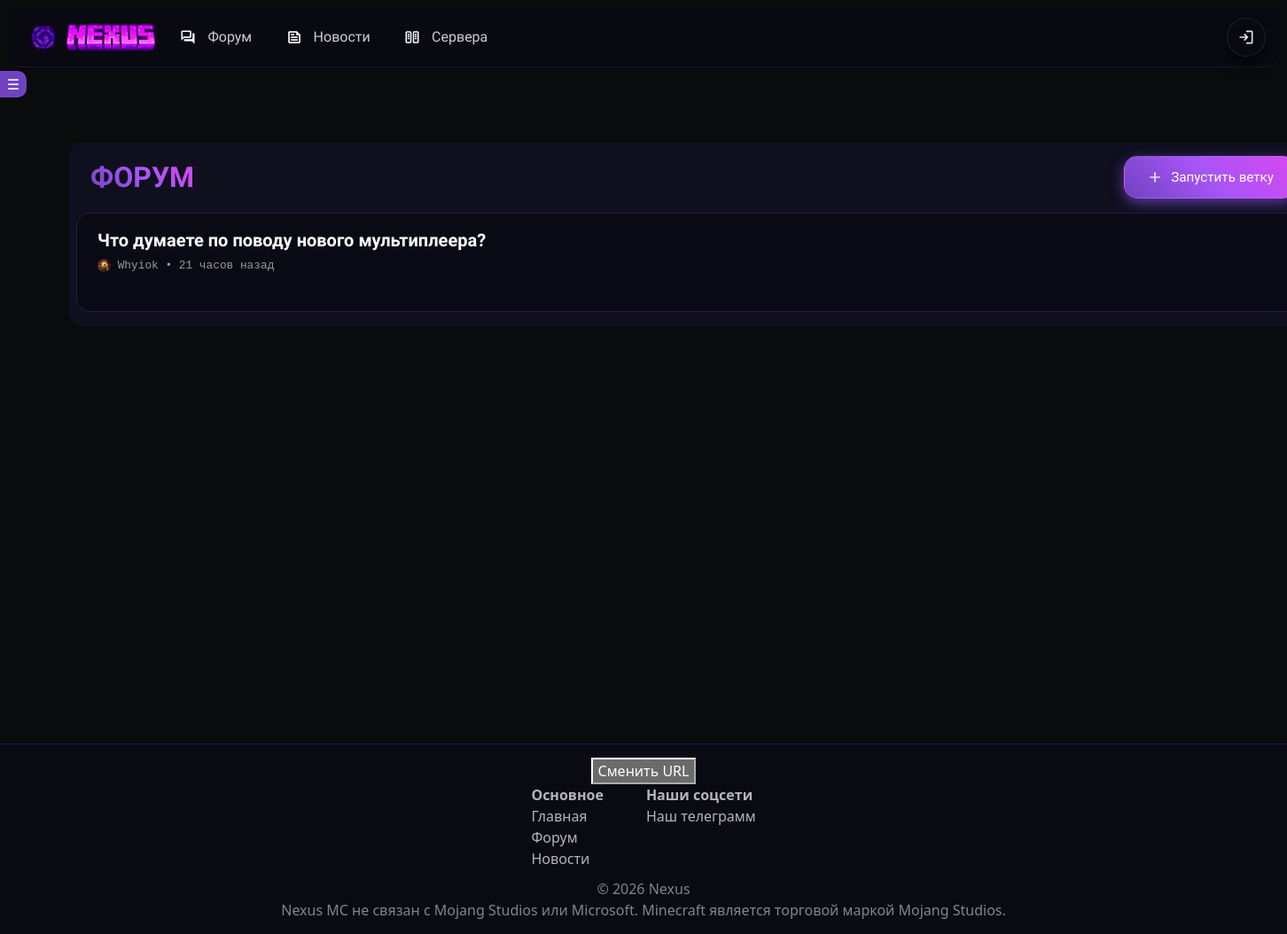
Page /forum on the committed database.
### app.py (models this page shows, shortened)
class Discuss(db.Model):  # Посты
    id = db.Column(db.Integer, primary_key=True)
    id_author = db.Column(db.Integer)
    title = db.Column(db.String)
    text = db.Column(db.Text)
    rating = db.Column(db.Integer, default=0)
    views = db.Column(db.Integer, default=0)
    deny_reason = db.Column(db.String, nullable=True)
    status = db.Column(db.Integer, default='on_moderating')
    categories = db.Column(db.JSON, default=[])
    date = db.Column(db.DateTime, default=datetime.utcnow)

class User(db.Model, UserMixin):  # Пользователи
    id = db.Column(db.Integer, primary_key=True)
    username = db.Column(db.String, unique=True)
    description = db.Column(
        db.Text, default="Пользователь поленился и не добавил инфу о себе :[")
    email = db.Column(db.Text, unique=True)
    edition = db.Column(db.String)
    hash_password = db.Column(db.String)
    avatar = db.Column(db.String)
    subscribers = db.Column(db.Integer, default=0)
    date = db.Column(db.DateTime, default=datetime.utcnow)
    is_moderator = db.Column(db.Boolean, default=False)
    is_admin = db.Column(db.Boolean, default=False)
    is_checked = db.Column(db.Boolean, default=False)
    is_banned = db.Column(db.Boolean, default=False)
    exp = db.Column(db.Integer, default=0)
    level = db.Column(db.String, default='Новичок')
    clan = db.Column(db.Integer, nullable=True)
    friends = db.Column(db.JSON, nullable=True)
    banned_until = db.Column(db.DateTime, nullable=True)
    permanent_ban = db.Column(db.Boolean, nullable=True)
    ban_reason = db.Column(db.String(500), nullable=True)

### app.py (the view)
@app.route('/forum', methods=['GET', 'POST'])
def forum():
    page = request.args.get('page', 1, type=int)
    per_page = 25
    pagination = Discuss.query.order_by(Discuss.id.desc()).paginate(
        page=page,
        per_page=per_page,
        error_out=False
    )
    discusses = pagination.items
    comments_len = 0
    if len(discusses) != 0:
        for discuss in discusses:
            discuss.author = User.query.get(discuss.id_author)
            comment = Comments.query.filter_by(id_discuss=discuss.id).all()
            if comment or len(comment) != 0:
                comments_len = len(comment)
            if current_user.is_authenticated:
                discuss.liked = Likes.query.filter_by(
                    id_author=current_user.id,
                    id_discuss=discuss.id
                ).first() is not None
            else:
                discuss.liked = False
    return render_template("forum.html", discusses=discusses, pagination=pagination, comments_len=comments_len)

### app.py (called while the page is built, shortened)
def time_ago(date):
    now = datetime.utcnow()
    diff = now - date
    total_seconds = int(diff.total_seconds())
    if total_seconds < 60:
        return f"{total_seconds} секунд назад"
    elif total_seconds < 3600:
        minutes = total_seconds // 60
        return f"{minutes} минут назад"
    elif total_seconds < 86400:
        hours = total_seconds // 3600
        return f"{hours} часов назад"
    elif total_seconds < 2592000:
        days = total_seconds // 86400
        return f"{days} дней назад"
    else:
        return date.strftime("%d.%m.%Y")

@app.context_processor
def inject_helpers():
    return dict(time_ago=time_ago)

@app.context_processor
def inject_user():
    user = current_user
    return {}

### templates/forum.html (shortened to what this page needs)
{% extends 'base.html' %}
{% block main %}
<main class="content">
  <div class="container">
    <div id="posts-container" class="d-flex flex-column gap-2 justify-content-center p-3 mx-auto main-page-content">
      <div class="mb-4 d-flex justify-content-between w-100">
        <span class="font-classic ms-2"
          style="background: linear-gradient(45deg, #6f42c1, #a855f7, #d946ef); -webkit-background-clip: text; -webkit-text-fill-color: transparent; background-clip: text; font-size: 2rem; user-select: none;">ФОРУМ</span>
        <a class="btn-glass btn-glass-primary font" style="
                      border-radius: 15px;" title="Запустить ветку" href="/add_discuss"><img src="/static/add.svg"
            height="20px">Запустить
          ветку
        </a>
      </div>
      <div class="row g-3 gap-2">
        {% if discusses|length > 0 %}
        {% for discuss in discusses %}
        {% if discuss.status == 'moderated' %}
        <div class="discuss-custom">
          <div
            style="padding: 15px 0 5px 15px; flex: 1; display: flex; flex-direction: column; justify-content: space-between;">
            <div class="d-flex flex-column ms-2 gap-1">
              <a class="fw-bold fs-5 link-custom m-0 font" href="/discuss/{{ discuss.id }}">{{ discuss.title }}</a>
              <div class="d-flex">
                <a class="mb-0 link-custom text-secondary font-small font-mine" onclick="playSound()"
                  href="/user/{{ discuss.author.id }}">
                  <img src="/static/avatars/{{ discuss.author.avatar }}" height="15" width="15"
                    style="border-radius: 50%; margin-bottom: 0;">
                  {{ discuss.author.username }} • {{ time_ago(discuss.date) }}</a>
              </div>
            </div>
          </div>
        </div>
        {% endif %}
        {% endfor %}
        {% endif %}
      </div>
    </div>
  </div>
{% endblock %}

### static/style.css (style rules this page uses)
:root { color-scheme: dark; }
html { height: 100%; }
.container { margin-top: 10rem; }
body { display: grid !important; grid-template-rows: auto 1fr auto !important; min-height: 100vh !important; margin: 0 !important; }
main { min-height: 100%; }
body::before { content: ''; position: fixed; top: 0; left: 0; width: 100%; height: 100%; background-image: url('bg1.jpg'); background-size: cover; background-position: center; background-repeat: repeat; z-index: -2; }
body::after { content: ''; position: fixed; top: 0; left: 0; width: 100%; height: 100%; z-index: -1; backdrop-filter: brightness(0.3); }
.main-page-content { border-radius: 15px; background: rgb(15, 15, 30); max-width: 1400px; margin: 0 auto; width: 1400px; padding: 2rem; }
.font-mine { font-family: 'Monocraft', monospace; }
.link-custom { text-decoration: none; color: white; transition: 0.3s all; }
.font-small { font-size: .80rem; }
.discuss-custom { height: 7rem; min-height: 6rem; width: 100%; display: flex; flex-direction: row; min-width: 25rem; background: rgba(10, 10, 20, 0.9); backdrop-filter: blur(10px); border: 1px solid rgba(111, 66, 193, 0.3); border-radius: 15px; overflow: hidden; margin: 0; padding: 0; transition: 0.3s all; position: relative; }
.text-secondary { color: #999999 !important; }
.font { font-family: "Unbounded", sans-serif; }
.font-classic { font-family: "Unbounded", sans-serif; font-weight: 900; color: #6f42c1; }
.btn-glass { padding: 0.6rem 1.5rem; border-radius: 15px; text-decoration: none; font-weight: 500; transition: all 0.3s ease; font-size: 0.95rem; display: flex; align-items: center; gap: 0.5rem; }
.btn-glass-primary { background: linear-gradient(45deg, #6f42c1, #a855f7, #d946ef); color: white; border: 1px solid rgba(255, 255, 255, 0.1); backdrop-filter: blur(5px); box-shadow: 0 5px 15px rgba(111, 66, 193, 0.8); position: relative; overflow: hidden; transition: 0.3s all; }
.link-custom { text-decoration: none; transition: 0.3s all; }

### rows in the picture
Discuss: title "Что думаете по поводу нового мультиплеера?", author.avatar (picture), author.username "Whyiok", date "21 часов назад"
